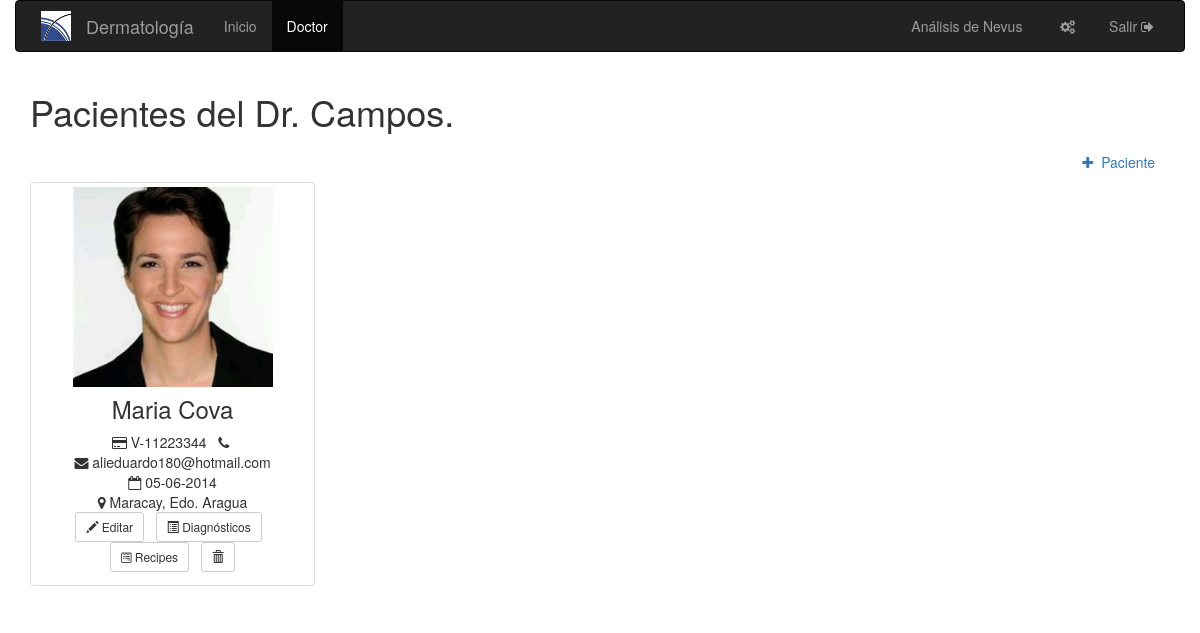
The app's page / (signed in) with its own data.
### boletin/models.py (models this page shows, shortened)
class Doctor(User):
    cedula = models.CharField(max_length=10)
    LISTA_SEXO = (
        ('f', 'Femenino'),
        ('m', 'Masculino'),
    )
    sexo = models.CharField(
        default=LISTA_SEXO[0][0], choices=LISTA_SEXO, max_length=1)
    creado = models.DateTimeField(auto_now_add=True, auto_now=False)
    actualizado = models.DateTimeField(auto_now_add=False, auto_now=True)
    msas = models.CharField(max_length=8)
    cmcs = models.CharField(max_length=8)
    def get_etiqueta(self):
        conector = "del " if self.sexo == "m" else "de la "
        nombre_doctor = self.get_titulo() + " " + self.last_name
        return "Pacientes " + conector + nombre_doctor
    def get_titulo(self):
        return 'Dr.' if self.sexo == 'm' else 'Dra.'

class Paciente(models.Model):
    ESTADOS = [
        ('1', 'Amazonas'),
        ('2', 'Anzoátegui'),
        ('3', 'Apure'),
        ('4', 'Aragua'),
        ('5', 'Barinas'),
        ('6', 'Bolívar'),
        ('7', 'Carabobo'),
        ('8', 'Cojedes'),
        ('9', 'Delta Amacuro'),
        ('10', 'Falcón'),
        ('11', 'Guárico'),
        ('12', 'Lara'),
        ('13', 'Mérida'),
        ('14', 'Miranda'),
        ('15', 'Monagas'),
        ('16', 'Nueva Esparta'),
        ('17', 'Portuguesa'),
        ('18', 'Sucre'),
        ('19', 'Táchira'),
        ('20', 'Trujillo'),
        ('21', 'Vargas'),
        ('22', 'Yaracuy'),
        ('23', 'Zulia'),
        ('24', 'Distrito Capital'),
        ('25', 'Dependencias Federales'),
    ]
    foto_paciente = models.FileField("Foto")
    doctor = models.ForeignKey(Doctor, on_delete=models.PROTECT)
    creado = models.DateTimeField(auto_now_add=True, auto_now=False)
    actualizado = models.DateTimeField(auto_now_add=False, auto_now=True)
    cedula = models.CharField("Cédula", max_length=10)
    nombres = models.CharField(max_length=120)
    apellidos = models.CharField(max_length=120)
    email = models.EmailField("Correo Electrónico")
    fecha_nacimiento = models.DateField("Fecha de Nacimiento")
    zona_residencia = models.CharField("Zona Domicilio", max_length=120)
    estado_residencia = models.CharField("Estado Domicilio",
                                         default=ESTADOS[0][0],
                                         choices=ESTADOS, max_length=2)
    direccion = models.CharField("Dirección", max_length=500)
    telefono_habitacion = models.CharField("Teléfono Habitación", blank=True,
                                           default=None, max_length=11)
    telefono_celular = models.CharField("Teléfono Celular", blank=True,
                                        default=None, max_length=11)
    telefono_trabajo = models.CharField("Teléfono Trabajo", blank=True,
                                        default=None, max_length=11)
    consulta_medicina = models.BooleanField("Consulta por Medicinas",
                                            default=False)
    consulta_dermatologia = models.BooleanField("Consulta Dermatológica",
                                                default=False)
    consulta_alquiler = models.BooleanField("Consulta por alquiler",
                                            default=False)
    referencia = models.CharField(max_length=500, default=None)

### boletin/views.py (the view)
# urls.py: url(r'^$', views.inicio, name='inicio'),
def inicio(request):
    if not request.user.is_authenticated():
        return render(request, 'inicio.html')
    doctor_id = get_object_or_404(Doctor, user_ptr_id=request.user.id)
    pacientes = Paciente.objects.filter(doctor=doctor_id)
    return render(request, "doctor_principal.html", {
        "doctor_id": doctor_id,
        'pacientes': pacientes,
    })

### templates/doctor_principal.html (shortened to what this page needs)
{% extends 'base.html' %}
{% block doctor_activo %}active{% endblock %}
{% block content %}
{% load static %}
<div class="container">
  <h1>{{ doctor_id.get_etiqueta }}.</h1>
</div>
<div class="container">
  <div class="row-fluid">
    <ul class="nav pull-right">
      <li>
        <a href="{% url 'registrar_paciente' doctor_id.id %}">
          <i class="fa fa-plus" aria-hidden="true"></i>&nbsp; Paciente
        </a>
      </li>
    </ul>
  </div>
</div>
<div class="container">
  {% if pacientes %}
  <div class="row-fluid">
  {% load i18n %}
    {% language 'es' %}
    {% for p in pacientes %}
    <div class="paciente-main-label col-md-3 thumbnail">
      <div class="pacientebox">
        <img src="{{ p.foto_paciente.url }}" class="paciente-tn"/>
      </div>
      <div class="caption">
        <h3>{{p.nombres}} {{p.apellidos}}</h3>
        <i class="fa fa-credit-card" aria-hidden="true"></i>&nbsp;{{ p.cedula }} &nbsp;
        <i class="fa fa-phone" aria-hidden="true"></i>&nbsp;{{p.telefono_celular}}<br/>
        <i class="fa fa-envelope" aria-hidden="true"></i>&nbsp;{{p.email}}<br/>
        <i class="fa fa-calendar-o" aria-hidden="true"></i>&nbsp;{{ p.fecha_nacimiento|date:"d-m-Y" }}<br/>
        <i class="fa fa-map-marker" aria-hidden="true"></i>&nbsp;{{ p.zona_residencia}}, Edo. {{ p.get_estado_residencia_display }}
        <br/>
        <a class="btn btn-default btn-sm" alt="Editar Paciente" href="{% url 'editar_paciente' p.id %}">
          <span class="glyphicon glyphicon-pencil" aria-hidden="true"> </span>&nbsp;Editar
        </a> &nbsp;
        <a class="btn btn-default btn-sm" alt="Ver diagnosticos" href="{% url 'paciente_principal' p.id %}">
          <span class="glyphicon glyphicon-list-alt" aria-hidden="true"></span>&nbsp;Diagnósticos
        </a> &nbsp;
        <a class="btn btn-default btn-sm" alt="Ver recipes" href="{% url 'recipes_principal' p.id %}">
          <span class="fa fa-wpforms" aria-hidden="true"></span>&nbsp;Recipes
        </a> &nbsp;
        <a class="btn btn-default btn-sm" href="{% url 'eliminar_paciente' p.id %}">
          <i class="glyphicon glyphicon-trash" aria-hidden="true"></i>
        </a>
      </div>
    </div>
    {%endfor%}
    {% endlanguage %}
  </div>
  {% else %}
  <h2>
    <p class="bg-warning">
      No ha registrado pacientes
    </p>
  </h2>
  {% endif %}
</div>
{% endblock %}

### boletin/static/css/base.css (style rules this page uses)
ul { list-style-type: none; }
img { width: 100%; }
div[class="caption"] h3 { margin-top: 0px; }
.paciente-tn { margin-bottom: 0px; }
.pacientebox { height:200px; width:100%; }
.pacientebox img { height: 200px; width: 200px; object-fit: cover; overflow: hidden; }
.paciente-main-label { text-align: center; }

### records on screen
Doctor: get_etiqueta "Pacientes del Dr. Campos"
Paciente: foto_paciente (picture), nombres "Maria", apellidos "Cova", cedula "V-11223344", email "alieduardo180@hotmail.com", fecha_nacimiento "05-06-2014", zona_residencia "Maracay", estado_residencia "Aragua"
